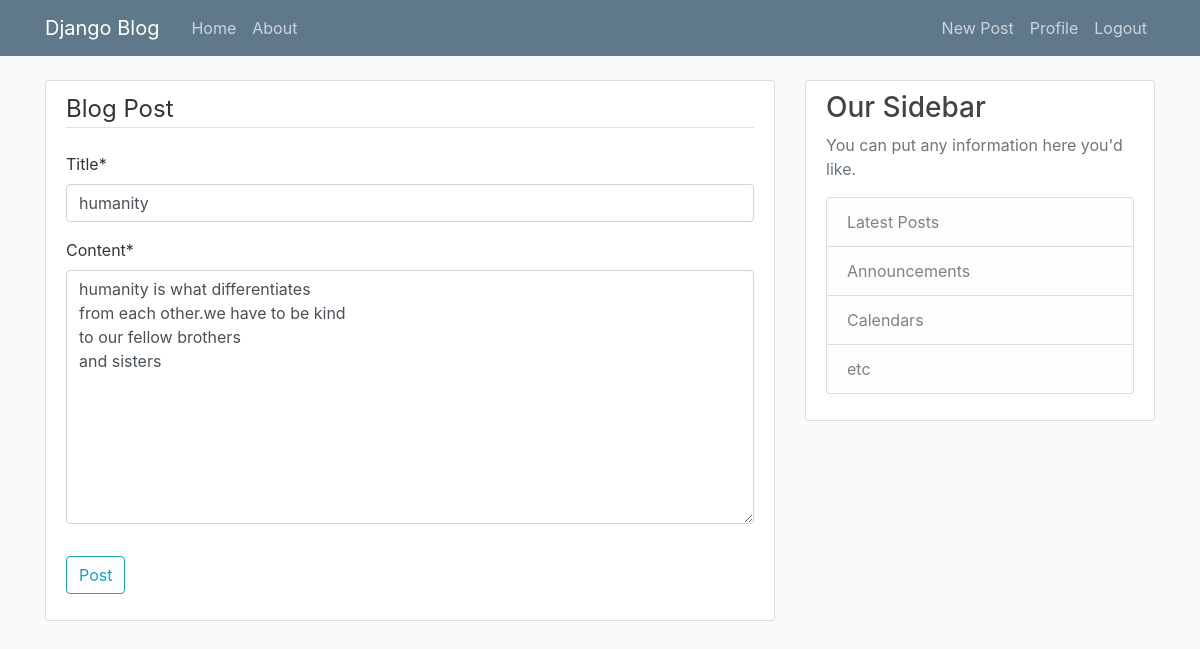
The page /post/19/update/ (signed in) on the database its author committed.
### blog/models.py (models this page shows, shortened)
class Post(models.Model):
	title=models.CharField(max_length=100)
	content=models.TextField()
	date_posted=models.DateTimeField(default=timezone.now)
	author=models.ForeignKey(User,on_delete=models.CASCADE)
	image=models.ImageField(default='default.jpg',upload_to='post_media')

### blog/views.py (the view, shortened to what this page needs)
# urls.py: path('post/<int:pk>/update/',PostUpdateView.as_view(),name='post-update' ),
class PostUpdateView(LoginRequiredMixin,UserPassesTestMixin, UpdateView):
    model=Post
    fields=['title','content']
    def test_func(self):
        post=self.get_object()
        if self.request.user==post.author:
            return True
        return False

### blog/templates/blog/post_form.html (shortened to what this page needs)
{% extends 'blog/base.html' %}
{% load crispy_forms_tags %}
{% block content %}
	<div class='content-section'>
		<form method='POST'>
			<fieldset class='form-group'>
				<legend class='border-bottom mb-4'>Blog Post</legend>
				{{ form|crispy }}
			</fieldset>
			<div class='form-group'>
				<button class='btn btn-outline-info' type='submit'>Post</button>
			</div>
		</form>
	</div>
{% endblock content %}

### blog/static/blog/main.css (style rules this page uses)
body { background: #fafafa; color: #333333; margin-top: 5rem; }
.content-section { background: #ffffff; padding: 10px 20px; border: 1px solid #dddddd; border-radius: 3px; margin-bottom: 20px; }

### rows shown on the page
Post: title "humanity", content "humanity is what differentiates from each other.we have to be kind to our fellow brothers and sisters"
